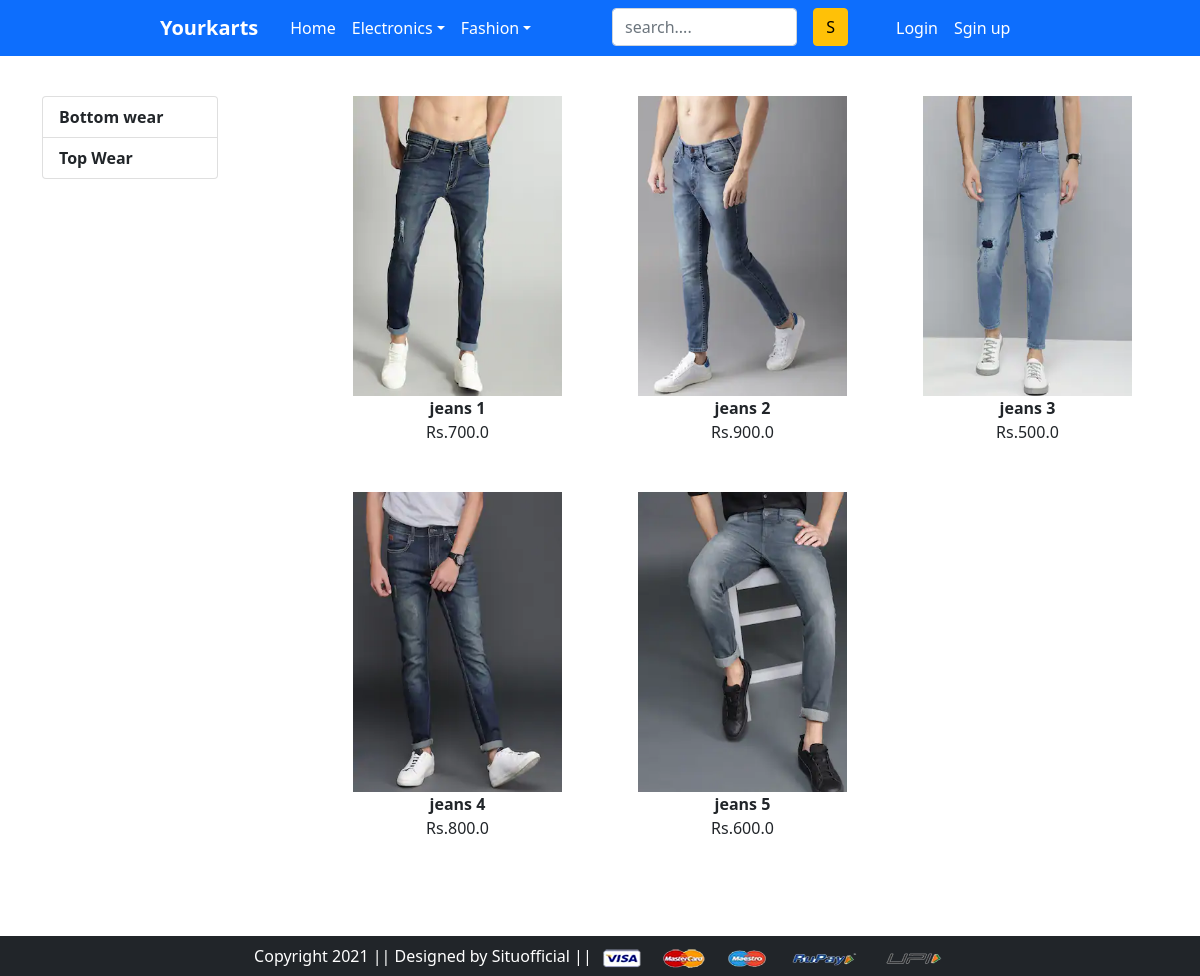
The app's page /men/ with its own data.
### app/models.py (models this page shows, shortened)
class Product(models.Model):
    title=models.CharField(max_length=200)
    selling_price=models.FloatField()
    discount_price=models.FloatField()
    brand=models.CharField(max_length=50)
    description=models.TextField()
    category=models.CharField(max_length=2,choices=Ctc)
    product_img=models.ImageField(upload_to='productimg')

### app/views.py (the view)
# urls.py: path('men/',views.men,name='bottomwear'),
def men(request,data=None):
    if data == None:
        mens=Product.objects.filter(category='BW')
    if data == 'topwear':
        mens=Product.objects.filter(category='TW')
    return render(request,'app/mens.html',{'mens':mens})

### app/templates/app/mens.html
{% extends 'app/base.html' %}
{% load static %}
{% block maincontent %}
<div class="container mt-5">
    <div class="row">
        <div class="col-2 my-5 position-fixed">
            <ul class="list-group fw-bold">
                <a href="{% url 'bottomwear'  %}"  class="list-group-item  ">Bottom wear</a >
                <a href="{% url 'topwear' 'topwear' %}"  class="list-group-item">Top Wear</a >
            </ul>
        </div>
        <div class="col-9 my-5 offset-3">
            <div class="row ">
                {% for m in mens %}
                <div class="col-4 ">
                    <a href="{% url 'product_details' m.id %}">
                        <img src="{{m.product_img.url}}" alt="" srcset="" style="height: 300px; width: 80%; display: block;margin-left: auto;margin-right: auto;" >
                    </a>
                    <p class="fw-bold text-center mb-0">{{m.title}}</p>
                    <p class="text-center mb-5">Rs.{{m.discount_price}}</p>
                </div>
                {% endfor %}
            </div>
        </div>
    </div>
</div>
{% endblock maincontent %}

### records on screen
Product: product_img (picture), title "jeans 1", discount_price "700.0"
Product: product_img (picture), title "jeans 2", discount_price "900.0"
Product: product_img (picture), title "jeans 3", discount_price "500.0"
Product: product_img (picture), title "jeans 4", discount_price "800.0"
Product: product_img (picture), title "jeans 5", discount_price "600.0"
